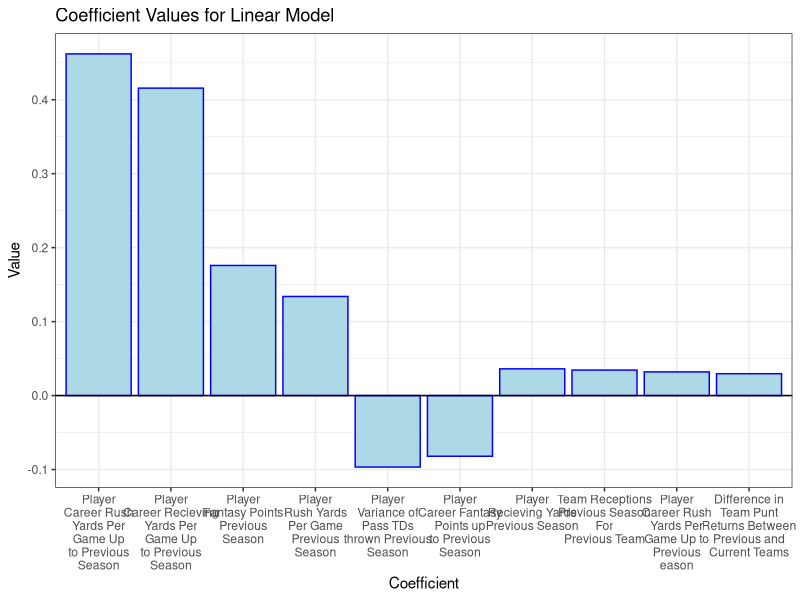
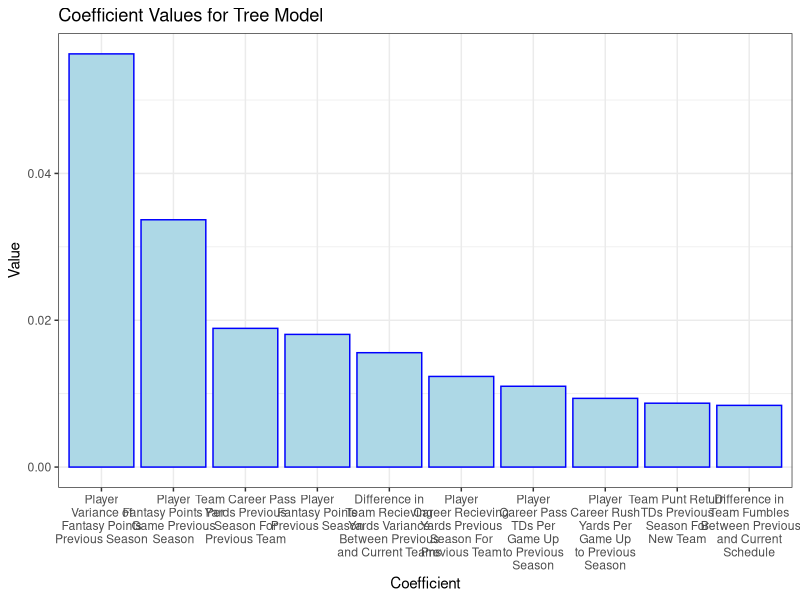
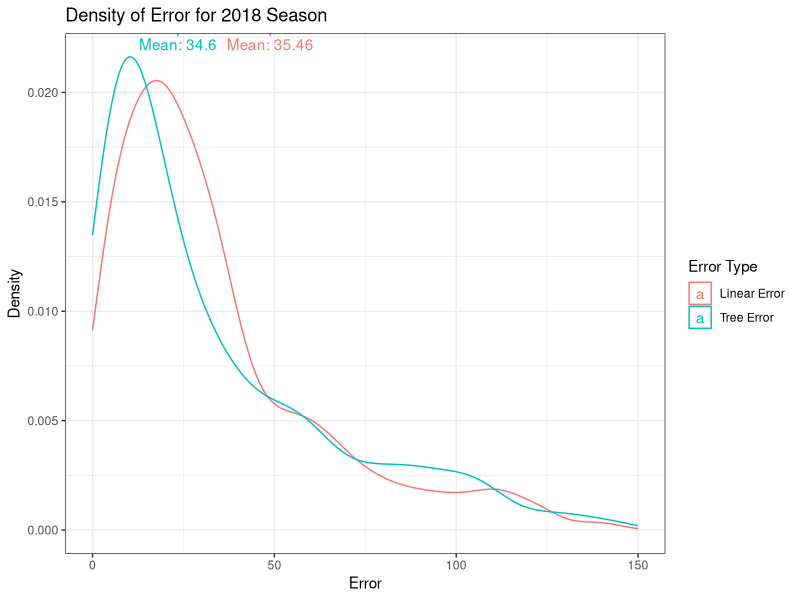

Write R code to recreate these figures, in order.
## ---- chunk 1
knitr::opts_chunk$set(echo = F)
## ---- chunk 2
library(tidyverse)
library(dplyr)
library(ggrepel)

## ---- chunk 3
df_coef_O_lin <- read_csv('output_coefs_O_linear.csv') %>% head(10) %>% select(value)

df_coef_O_lin <- df_coef_O_lin %>% mutate(name = c("Player\nCareer Rush\nYards Per\nGame Up\nto Previous\nSeason",
                                  "Player\nCareer Recieving\nYards Per\nGame Up\nto Previous\nSeason",
                                  "Player\nFantasy Points\nPrevious\nSeason",
                                  "Player\nRush Yards\nPer Game\nPrevious\nSeason",
                                  "Player\nVariance of\nPass TDs\nthrown Previous\nSeason",
                                  "Player\nCareer Fantasy\nPoints up\nto Previous\nSeason",
                                  "Player\nRecieving Yards\nPrevious Season",
                                  "Team Receptions\nPrevious Season\nFor\nPrevious Team",
                                  "Player\nCareer Rush\nYards Per\nGame Up to\nPrevious\neason",
                                  "Difference in\nTeam Punt\nReturns Between\nPrevious and\nCurrent Teams")) %>%
                                  as.data.frame()



ggplot(df_coef_O_lin, aes(y = value, x = reorder(name, -abs(value)))) + geom_bar(stat = "Identity",
                                                                                 fill = "lightblue",
                                                                                 color = "blue") + theme_bw() +
  xlab('Coefficient') + ylab('Value') + ggtitle("Coefficient Values for Linear Model")  + geom_hline(yintercept = 0)

## ---- chunk 4
df_coef_O_tree <- read_csv('output_coefs_O_tree.csv') %>% head(10)# %>% select(value)

df_coef_O_tree <- df_coef_O_tree %>% mutate(name = c("Player\nVariance of\nFantasy Points\nPrevious Season",
                                  "Player\nFantasy Points Per\nGame Previous\nSeason",
                                  "Team Career Pass\nYards Previous\nSeason For\nPrevious Team",
                                  "Player\nFantasy Points\nPrevious Season",
                                  "Difference in\nTeam Recieving\nYards Variance\nBetween Previous\nand Current Teams",
                                  "Player\nCareer Recieving\nYards Previous\nSeason For\nPrevious Team",
                                  "Player\nCareer Pass\nTDs Per\nGame Up\nto Previous\nSeason",
                                  "Player\nCareer Rush\nYards Per\nGame Up\nto Previous\nSeason",
                                  "Team Punt Return\nTDs Previous\nSeason For\nNew Team",
                                  "Difference in\nTeam Fumbles\n Between Previous\nand Current\nSchedule")) %>%
                                  as.data.frame()

ggplot(df_coef_O_tree, aes(y = value, x = reorder(name, -abs(value)))) + geom_bar(stat = "Identity",
                                                                                 fill = "lightblue",
                                                                                 color = "blue") + theme_bw()+
  xlab('Coefficient') + ylab('Value') + ggtitle("Coefficient Values for Tree Model")

## ---- chunk 5
#loading data
df_results_2018_lin <- read_csv('results_2018_linear.csv')
df_results_2019_lin <- read_csv('results_2019_linear.csv')
df_results_2018_tree <- read_csv('results_2018_tree.csv')
df_results_2019_tree <- read_csv('results_2019_tree.csv')

## ---- chunk 6

df_plot <- data.frame(linear_error = abs(df_results_2018_lin$actual_points - df_results_2018_lin$predicted_points), tree_error = abs(df_results_2018_tree$actual_points - df_results_2018_tree$predicted_points)) 

df_plot_text <- data.frame(error_type = c("Linear", "Tree"), error = c(mean(df_plot$linear_error),
                                                                  mean(df_plot$tree_error)))

df_plot <- df_plot %>% gather(key = "error_type", value = "error", c("linear_error", "tree_error"))

df_plot$error_type[df_plot$error_type == "linear_error"] = "Linear Error"
df_plot$error_type[df_plot$error_type == "tree_error"] = "Tree Error"

df_plot_text <- df_plot %>% group_by(error_type) %>% summarize(error = mean(error)) %>% ungroup()

ggplot(df_plot, aes(error, color = error_type)) + geom_density(alpha=0.25) + xlim(0,150) + theme_bw() +
  geom_text_repel(data = df_plot_text, aes(label = paste0("Mean: ",signif(error,4)), color = error_type), y = 0.2) +
  labs(color = "Error Type") + xlab("Error") + ylab("Density") + ggtitle("Density of Error for 2018 Season")

## ---- chunk 7

df_results_2018_yahoo <- read_csv('df_yahooSports.csv')

df_results_2018_yahoo <- df_results_2018_yahoo %>% select(Rank, `Player Name`, Team, Position) %>% rowwise() %>%
  mutate(name = paste0(substr(strsplit(`Player Name`, ' ')[[1]][1], start = 1, stop = 1), '.', strsplit(`Player Name`, ' ')[[1]][2]),
         pos_keep = Position,
         Rank_Yahoo = Rank) %>% as.data.frame() %>% select(Rank_Yahoo, name, Team, pos_keep)

df_results_2018_yahoo$Team[df_results_2018_yahoo$Team == "JAC"] = "JAX"

df_results_2018_yahoo[df_results_2018_yahoo$name == "A.Brown" & 
                        df_results_2018_yahoo$pos_keep == "WR",]$Team = "PIT"

df_results_2018_yahoo[df_results_2018_yahoo$name == "K.Hunt" & 
                        df_results_2018_yahoo$pos_keep == "RB",]$Team = "KC"

df_results_2018_yahoo[df_results_2018_yahoo$name == "O.Beckham" & 
                        df_results_2018_yahoo$pos_keep == "WR",]$Team = "NYG"

df_results_2018_yahoo[df_results_2018_yahoo$name == "J.Howard" & 
                        df_results_2018_yahoo$pos_keep == "RB",]$Team = "CHI"

df_results_2018_yahoo[df_results_2018_yahoo$name == "R.Gronkowski" & 
                        df_results_2018_yahoo$pos_keep == "TE",]$Team = "NE"

df_results_2018_yahoo[df_results_2018_yahoo$name == "J.Ajayi" & 
                        df_results_2018_yahoo$pos_keep == "RB",]$Team = "PHI"

df_results_2018_yahoo[df_results_2018_yahoo$name == "A.Collins" & 
                        df_results_2018_yahoo$pos_keep == "RB",]$Team = "BAL"

df_results_2018_yahoo[df_results_2018_yahoo$name == "J.Gordon" & 
                        df_results_2018_yahoo$pos_keep == "WR",]$Team = "CLE"

df_results_2018_yahoo[df_results_2018_yahoo$name == "A.Cooper" & 
                        df_results_2018_yahoo$pos_keep == "WR",]$Team = "OAK"

df_results_2018_yahoo[df_results_2018_yahoo$name == "M.Ingram" & 
                        df_results_2018_yahoo$pos_keep == "RB",]$Team = "NO"

df_results_2018_yahoo[df_results_2018_yahoo$name == "C.Hogan" & 
                        df_results_2018_yahoo$pos_keep == "WR",]$Team = "NE"

df_results_2018_yahoo[df_results_2018_yahoo$name == "M.Lynch" & 
                        df_results_2018_yahoo$pos_keep == "RB",]$Team = "OAK"

df_results_2018_yahoo[df_results_2018_yahoo$name == "C.Hyde" & 
                        df_results_2018_yahoo$pos_keep == "RB",]$Team = "CLE"

df_results_2018_yahoo[df_results_2018_yahoo$name == "D.Baldwin" & 
                        df_results_2018_yahoo$pos_keep == "WR",]$Team = "SEA"

df_results_2018_yahoo[df_results_2018_yahoo$name == "T.Coleman" & 
                        df_results_2018_yahoo$pos_keep == "RB",]$Team = "ATL"

df_results_2018_yahoo[df_results_2018_yahoo$name == "D.Thomas" & 
                        df_results_2018_yahoo$pos_keep == "WR",]$Team = "DEN"

df_results_2018_yahoo[df_results_2018_yahoo$name == "A.Robinson" & 
                        df_results_2018_yahoo$pos_keep == "WR",]$Team = "JAX"

df_results_2018_ESPN <- read_csv('df_ESPN.csv')

df_results_2018_ESPN <- df_results_2018_ESPN %>% select(`Rank, Player`, Team, Pos) %>% rowwise() %>%
  mutate(name = paste0(substr(strsplit(`Rank, Player`, ' ')[[1]][2], start = 1, stop = 1), '.', strsplit(`Rank, Player`, ' ')[[1]][3]),
         Rank_ESPN = substr(strsplit(`Rank, Player`, ' ')[[1]][1], 1, nchar(strsplit(`Rank, Player`, ' ')[[1]][1]) - 1),
         pos_keep = Pos) %>% as.data.frame()  %>% select(Rank_ESPN, name, Team, pos_keep)

df_results_2018_lin <- df_results_2018_lin %>% mutate(Rank_lin = rank(-predicted_points),
                               Rank_actual = rank(-actual_points)) %>% select(Team, name, pos_keep,
                                                                              Rank_actual, Rank_lin)

df_results_2018_tree <- df_results_2018_tree %>% mutate(Rank_tree = rank(-predicted_points)) %>% select(Team, name, pos_keep, Rank_tree)

df_results_2018_lin$Team[df_results_2018_lin$Team == "LA"] = "LAR"
df_results_2018_tree$Team[df_results_2018_tree$Team == "LA"] = "LAR"

df_results <- inner_join(df_results_2018_yahoo, df_results_2018_ESPN) %>% inner_join(df_results_2018_lin) %>%
  inner_join(df_results_2018_tree)

